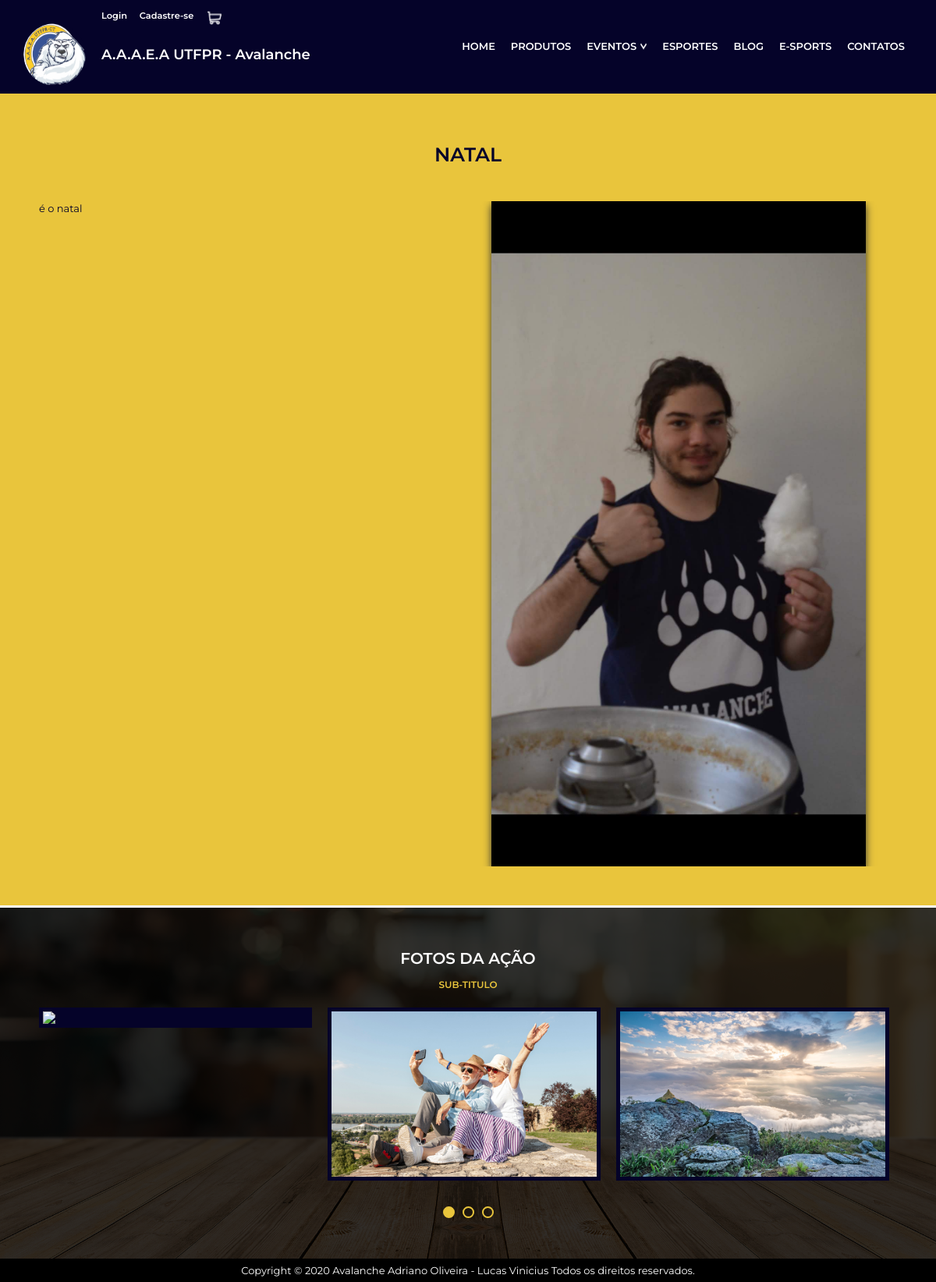
Page /Social/natal on the committed database.
### Avalancheutfpr/models.py (models this page shows, shortened)
class campanhas(models.Model):
    status = (('Ativo', 'Ativo'), ('Encerrado', 'Encerrado'),)
    name = models.CharField(max_length=30,null=False,blank=False,verbose_name='Nome')
    previa = models.TextField(null=False, blank=False, verbose_name='Prévia')
    descricao = models.TextField(null=False,blank=False,verbose_name='Descrição')
    local = models.CharField(max_length=255)
    image = StdImageField(upload_to=get_file_path, null=False, blank=False)
    QRcode = StdImageField(upload_to=get_file_path, null=True, blank=True)
    slug = AutoSlugField(populate_from='name')
    data = models.DateField(auto_now_add=False, blank=True, null=True,verbose_name='Data de Realização')
    pub_date = models.DateField(auto_now_add=True,verbose_name='Data de publicação')
    Status = models.CharField(max_length=30, null=True, blank=True, choices=status, default='Ativo')
    class Meta:
        verbose_name= 'Ação Social'
        verbose_name_plural = 'Ações Sociais'
        ordering = ['-pub_date']

### Avalancheutfpr/views.py (the view, shortened to what this page needs)
# urls.py: path('Social/<slug:slug>', Campanhas_view, name='Campanhas_View'),
def Campanhas_view(request, slug):
    Campanhas = get_object_or_404(campanhas, slug=slug)
    Midias = media.objects.filter(tag=Campanhas.name).order_by('?')
    context = {
        "Campanhas": Campanhas,
        "Midias":Midias,
    }
    return render(request, 'CampanhasPadrao.html', context)

### Avalancheutfpr/templates/CampanhasPadrao.html (shortened to what this page needs)
<!DOCTYPE html>
{% extends 'Base.html' %}
{%load static%}
{%load bootstrap4 %}
{%block body%}
<main>
    <section class="default-eventos light-eventos">
        <div class="section-title-eventos">{{Campanhas.name}}</div>
        <div class="section-body-eventos">
            <div class="section-evento-social">
                <div class="section-evento-social-left">
                    <p>
                    {{Campanhas.descricao}}
                    </p>
                </div>
                <div class="section-evento-social-right">
                    <img src="{{Campanhas.image.url}}" />
                </div>
            </div>
        </div>
    </section>
    <section class="default dark bg-evento-social">
        <div class="section-evento-social-area">
            <div class="section-title">Fotos da Ação</div>
            <div class="section-desc">sub-titulo</div>
            <div class="section-body">
                <div class="section-evento-social">
                    <div class="sliders" style="margin-left:0;">
                        <div class="slide">
                            <div class="slidearea">
                                <img class="section-evento-social--avatar" src="{%static 'assets/foto8.jpg'%}" />
                            </div>
                        </div><div class="slide">
                            <div class="slidearea">
                                <img class="section-evento-social--avatar" src="{%static 'assets/foto7.jpg'%}" />
                            </div>
                        </div><div class="slide">
                            <div class="slidearea">
                                <img class="section-evento-social--avatar" src="{%static 'assets/foto5.jpg'%}" />
                            </div>
                        </div>
                    </div>
                </div>
                <div class="sliders-pointers">
                    <div class="pointer active"></div>
                    <div class="pointer"></div>
                    <div class="pointer"></div>
                </div>
            </div>
        </div>
    </section>
</main>
{%endblock%}

### Avalancheutfpr/static/css/style.css (style rules this page uses)
* { margin:0; padding:0; box-sizing:border-box; }
body { font-family:'Montserrat', Arial, Helvetica, sans-serif; font-size:13px; overflow-x:hidden; }
.default { padding-top:50px; padding-bottom:50px; }
.default .section-title, .default .section-desc { text-align:center; text-transform: uppercase; font-weight: 600; }
.default .section-title { font-size:20px; }
.default .section-desc { font-size:12px; margin-top:10px; margin-bottom:20px; }
.default .section-body { max-width:1140px; margin:auto; }
.default.dark { background-color:#050329; }
.default.dark .section-desc { color:#E9C53C ; }
.default.dark .section-title, .default.dark .section-body { color:#FFF; }
.default-eventos { padding-top:50px; padding-bottom:50px; border-bottom: 3px solid #fff; }
.default-eventos .section-title-eventos { text-align:center; text-transform: uppercase; font-weight: 600; }
.default-eventos .section-title-eventos { font-size:25px; margin-top:10px; margin-bottom:40px; }
.default-eventos .section-body-eventos { max-width:1140px; margin:auto; }
.default-eventos.light-eventos { background-color:#E9C53C; }
.default-eventos.light-eventos .section-title-eventos, .default-eventos.light-eventos .section-body-eventos { color:#050329; }
.section-evento-social { display:flex; }
.section-evento-social-left { flex:1; }
.section-evento-social-right { width:520px; text-align:left; }
.section-evento-social-right img { width:480px; box-shadow:0px 5px 10px #333; }
.bg-evento-social { background-image:url('../assets/bg.jpg'); background-size:cover; background-position:center; padding:0; }
.section-evento-social-area { background-color:rgba(0, 0, 0, 0.8); padding-top:50px; padding-bottom:50px; }
.section-evento-social { overflow:hidden; max-width:1100px; margin:auto; }
.section-evento-social .sliders { width:1000vw; height:100%; display: flex; align-items: top; }
.section-evento-social .slide { width:350px; height:100%; min-height:auto; display:inline-block; background-color:#050329; margin-right:20px; }
.section-evento-social .slidearea { display:flex; flex-direction:column; height:100%; justify-content: top; align-items:center; color:#FFF; padding:5px; }
.section-evento-social-area .sliders-pointers { margin-top:30px; height:20px; display:flex; justify-content: center; align-items: center; }
.section-evento-social-area .pointer { width:15px; height:15px; border:2px solid #E9C53C; border-radius:8px; margin-left:5px; margin-right:5px; cursor:pointer; }
.section-evento-social-area .pointer.active { background-color:#E9C53C; }
.section-evento-social--avatar { width:100%; height:auto; }

### rows in the picture
campanhas: name "NATAL", descricao "é o natal", image (picture)
